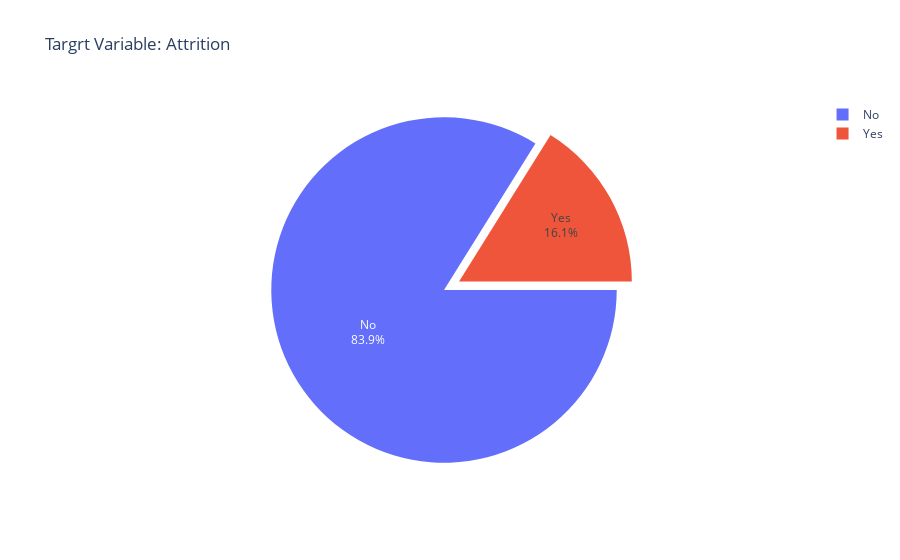

Source (notebook cell):
### Markdown cell above
## Data Visualization and EDA

### Code cell
# Visualizing target variable classes and its distribution among the dataset
fig = px.pie(df,names = 'Attrition',title = 'Targrt Variable: Attrition')
fig.update_traces(rotation = 90,pull=[0.1],textinfo = 'percent+label')
fig.show()

### Figure 1 — Plotly figure (JSON) as saved in the notebook; plotly's stock layout.template omitted (floating-point values rounded to 4 significant figures; data arrays with more than 128 entries replaced by an {"elided": "..."} marker saying what was removed)
{"data": [{"domain": {"x": [0, 1], "y": [0, 1]}, "hovertemplate": "Attrition=%{label}<extra></extra>", "labels": {"elided": "1470 str values"}, "legendgroup": "", "name": "", "pull": [0.1], "rotation": 90, "showlegend": true, "textinfo": "percent+label", "type": "pie"}], "layout": {"legend": {"tracegroupgap": 0}, "title": {"text": "Targrt Variable: Attrition"}}}
